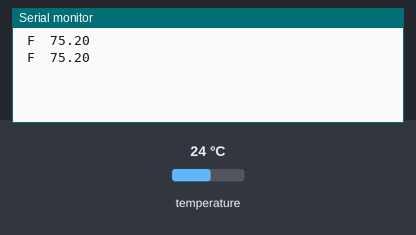
A sketch run on a simulated Arduino Uno, built with avr-gcc and run on an emulated ATmega328P. On the bench: the last lines printed to the serial monitor. Inputs (shaded band) come from the test bench; at power-on: temperature 24 °C.

Above: at 3.3 s.
3.4 s: temperature set to 12 °C
At 5.5 s:
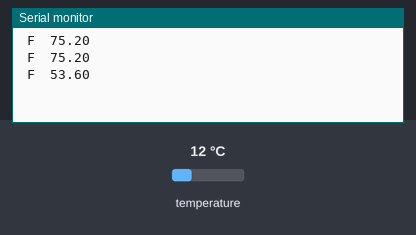
5.9 s: temperature set to 19 °C
At 7.0 s:
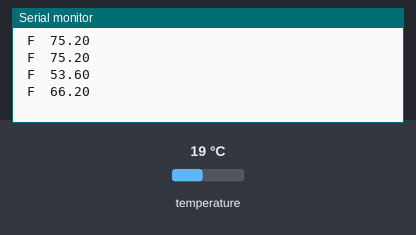
Timing chart, 0 to 8.9 s (numbered marks = the images above; inputs shaded):
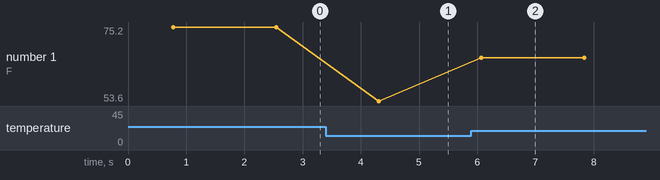

Measured:
- after the input at 3.4 s, the serial monitor: prints a new line after 0.91 s (image 1)
- after the input at 5.9 s, the serial monitor: prints a new line after 0.17 s (image 2)
- plotted number 1: 75.2 → 53.6 after the input at 3.4 s, 53.6 → 66.2 after the input at 5.9 s

The sketch:

One-Wire-Temp.ino
```cpp
// Taken from
// https://create.arduino.cc/projecthub/iotboys/how-to-use-ds18b20-water-proof-temperature-sensor-2adecc
// https://create.arduino.cc/projecthub/TheGadgetBoy/ds18b20-digital-temperature-sensor-and-arduino-9cc806

#include <OneWire.h>  // Takes in the data.
#include <DallasTemperature.h>  //Does calculations and conversion.

#define ONE_WIRE_BUS 5  //READ IS ON PIN 5

OneWire oneWire(ONE_WIRE_BUS);
DallasTemperature sensors(&oneWire);

float Celcius=0;
float Fahrenheit=0;
void setup(void)
{
  Serial.begin(9600);
  sensors.begin();
}

void loop(void)
{
  sensors.requestTemperatures();
  Celcius=sensors.getTempCByIndex(0);
  Fahrenheit=sensors.toFahrenheit(Celcius);
  // Removing Celcius from Production. I wouldn't use it but someone else might.
  // Likely have to work through the Python code to make it more functional.
  //Serial.print(" C  ");
  //Serial.print(Celcius);
  Serial.print(" F  ");
  Serial.println(Fahrenheit);
  delay(1000);  //Testing - This is in milliseconds so it is 5 seconds.
  //delay(300000);  //Production - This is 5 minutes
}

// Could you print the actual values to a file/database that would bulid RRD type graphs?
// Have it printing via Python see /c/Users/to'brien/Documents/Git-Projects/Arduino/Aquaponics/reading-serial.py
```
